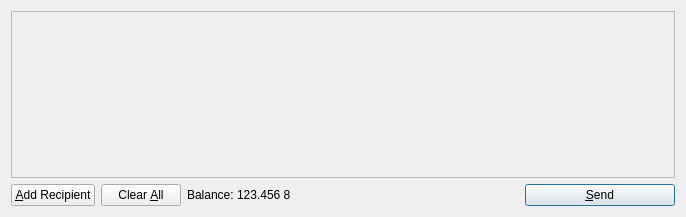
<?xml version="1.0" encoding="UTF-8"?>
<ui version="4.0">
 <class>SendCoinsDialog</class>
 <widget class="QDialog" name="SendCoinsDialog">
  <property name="geometry">
   <rect>
    <x>0</x>
    <y>0</y>
    <width>686</width>
    <height>217</height>
   </rect>
  </property>
  <property name="windowTitle">
   <string>Send Coins</string>
  </property>
  <layout class="QVBoxLayout" name="verticalLayout">
   <item>
    <widget class="QScrollArea" name="scrollArea">
     <property name="widgetResizable">
      <bool>true</bool>
     </property>
     <widget class="QWidget" name="scrollAreaWidgetContents">
      <property name="geometry">
       <rect>
        <x>0</x>
        <y>0</y>
        <width>666</width>
        <height>165</height>
       </rect>
      </property>
      <layout class="QVBoxLayout" name="verticalLayout_2">
       <property name="margin">
        <number>0</number>
       </property>
       <item>
        <layout class="QVBoxLayout" name="entries">
         <property name="spacing">
          <number>6</number>
         </property>
        </layout>
       </item>
       <item>
        <spacer name="verticalSpacer">
         <property name="orientation">
          <enum>Qt::Vertical</enum>
         </property>
         <property name="sizeHint" stdset="0">
          <size>
           <width>20</width>
           <height>40</height>
          </size>
         </property>
        </spacer>
       </item>
      </layout>
     </widget>
    </widget>
   </item>
   <item>
    <layout class="QHBoxLayout" name="horizontalLayout">
     <item>
      <widget class="QPushButton" name="addButton">
       <property name="toolTip">
        <string>Send to multiple recipients at once</string>
       </property>
       <property name="text">
        <string>&amp;Add Recipient</string>
       </property>
       <property name="icon">
        <iconset resource="../bitcoin.qrc">
         <normaloff>:/icons/add</normaloff>:/icons/add</iconset>
       </property>
       <property name="autoDefault">
        <bool>false</bool>
       </property>
      </widget>
     </item>
     <item>
      <widget class="QPushButton" name="clearButton">
       <property name="sizePolicy">
        <sizepolicy hsizetype="Minimum" vsizetype="Fixed">
         <horstretch>0</horstretch>
         <verstretch>0</verstretch>
        </sizepolicy>
       </property>
       <property name="toolTip">
        <string>Remove all transaction fields</string>
       </property>
       <property name="text">
        <string>Clear &amp;All</string>
       </property>
       <property name="icon">
        <iconset resource="../bitcoin.qrc">
         <normaloff>:/icons/remove</normaloff>:/icons/remove</iconset>
       </property>
       <property name="autoRepeatDelay">
        <number>300</number>
       </property>
       <property name="autoDefault">
        <bool>false</bool>
       </property>
      </widget>
     </item>
     <item>
      <layout class="QHBoxLayout" name="horizontalLayout_2">
       <property name="spacing">
        <number>3</number>
       </property>
       <item>
        <widget class="QLabel" name="label">
         <property name="text">
          <string>Balance:</string>
         </property>
        </widget>
       </item>
       <item>
        <widget class="QLabel" name="labelBalance">
         <property name="cursor">
          <cursorShape>IBeamCursor</cursorShape>
         </property>
         <property name="text">
          <string>123.456 8</string>
         </property>
         <property name="textInteractionFlags">
          <set>Qt::LinksAccessibleByMouse|Qt::TextSelectableByKeyboard|Qt::TextSelectableByMouse</set>
         </property>
        </widget>
       </item>
      </layout>
     </item>
     <item>
      <spacer name="horizontalSpacer">
       <property name="orientation">
        <enum>Qt::Horizontal</enum>
       </property>
       <property name="sizeHint" stdset="0">
        <size>
         <width>40</width>
         <height>20</height>
        </size>
       </property>
      </spacer>
     </item>
     <item>
      <widget class="QPushButton" name="sendButton">
       <property name="minimumSize">
        <size>
         <width>150</width>
         <height>0</height>
        </size>
       </property>
       <property name="toolTip">
        <string>Confirm the send action</string>
       </property>
       <property name="text">
        <string>&amp;Send</string>
       </property>
       <property name="icon">
        <iconset resource="../bitcoin.qrc">
         <normaloff>:/icons/send</normaloff>:/icons/send</iconset>
       </property>
       <property name="default">
        <bool>true</bool>
       </property>
      </widget>
     </item>
    </layout>
   </item>
  </layout>
 </widget>
 <resources>
  <include location="../bitcoin.qrc"/>
 </resources>
 <connections/>
</ui>
